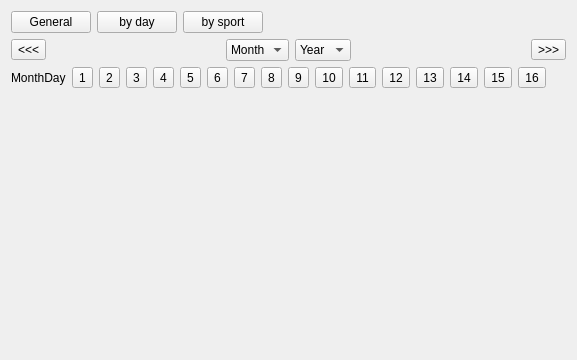
<?xml version="1.0" encoding="UTF-8"?>
<ui version="4.0">
 <class>Form</class>
 <widget class="QWidget" name="Form">
  <property name="geometry">
   <rect>
    <x>0</x>
    <y>0</y>
    <width>577</width>
    <height>360</height>
   </rect>
  </property>
  <property name="windowTitle">
   <string>Form</string>
  </property>
  <layout class="QGridLayout" name="gridLayout">
   <item row="0" column="0">
    <layout class="QVBoxLayout" name="verticalLayout">
     <item>
      <layout class="QHBoxLayout" name="horizontalLayout">
       <item>
        <widget class="QPushButton" name="pushButton">
         <property name="text">
          <string>General</string>
         </property>
        </widget>
       </item>
       <item>
        <widget class="QPushButton" name="pushButton_2">
         <property name="text">
          <string>by day</string>
         </property>
        </widget>
       </item>
       <item>
        <widget class="QPushButton" name="pushButton_3">
         <property name="text">
          <string>by sport</string>
         </property>
        </widget>
       </item>
       <item>
        <spacer name="horizontalSpacer">
         <property name="orientation">
          <enum>Qt::Horizontal</enum>
         </property>
         <property name="sizeHint" stdset="0">
          <size>
           <width>40</width>
           <height>20</height>
          </size>
         </property>
        </spacer>
       </item>
      </layout>
     </item>
     <item>
      <layout class="QHBoxLayout" name="horizontalLayout_2">
       <item>
        <widget class="QToolButton" name="toolButton">
         <property name="text">
          <string>&lt;&lt;&lt;</string>
         </property>
        </widget>
       </item>
       <item>
        <spacer name="horizontalSpacer_3">
         <property name="orientation">
          <enum>Qt::Horizontal</enum>
         </property>
         <property name="sizeHint" stdset="0">
          <size>
           <width>40</width>
           <height>20</height>
          </size>
         </property>
        </spacer>
       </item>
       <item>
        <widget class="QComboBox" name="comboBox">
         <item>
          <property name="text">
           <string>Month</string>
          </property>
         </item>
        </widget>
       </item>
       <item>
        <widget class="QComboBox" name="comboBox_2">
         <item>
          <property name="text">
           <string>Year</string>
          </property>
         </item>
        </widget>
       </item>
       <item>
        <spacer name="horizontalSpacer_2">
         <property name="orientation">
          <enum>Qt::Horizontal</enum>
         </property>
         <property name="sizeHint" stdset="0">
          <size>
           <width>40</width>
           <height>20</height>
          </size>
         </property>
        </spacer>
       </item>
       <item>
        <widget class="QToolButton" name="toolButton_2">
         <property name="text">
          <string>&gt;&gt;&gt;</string>
         </property>
        </widget>
       </item>
      </layout>
     </item>
     <item>
      <layout class="QHBoxLayout" name="horizontalLayout_3">
       <item>
        <widget class="QLabel" name="label">
         <property name="text">
          <string>MonthDay</string>
         </property>
        </widget>
       </item>
       <item>
        <widget class="QToolButton" name="toolButton_3">
         <property name="text">
          <string>1</string>
         </property>
        </widget>
       </item>
       <item>
        <widget class="QToolButton" name="toolButton_4">
         <property name="text">
          <string>2</string>
         </property>
        </widget>
       </item>
       <item>
        <widget class="QToolButton" name="toolButton_5">
         <property name="text">
          <string>3</string>
         </property>
        </widget>
       </item>
       <item>
        <widget class="QToolButton" name="toolButton_8">
         <property name="text">
          <string>4</string>
         </property>
        </widget>
       </item>
       <item>
        <widget class="QToolButton" name="toolButton_6">
         <property name="text">
          <string>5</string>
         </property>
        </widget>
       </item>
       <item>
        <widget class="QToolButton" name="toolButton_7">
         <property name="text">
          <string>6</string>
         </property>
        </widget>
       </item>
       <item>
        <widget class="QToolButton" name="toolButton_13">
         <property name="text">
          <string>7</string>
         </property>
        </widget>
       </item>
       <item>
        <widget class="QToolButton" name="toolButton_9">
         <property name="text">
          <string>8</string>
         </property>
        </widget>
       </item>
       <item>
        <widget class="QToolButton" name="toolButton_12">
         <property name="text">
          <string>9</string>
         </property>
        </widget>
       </item>
       <item>
        <widget class="QToolButton" name="toolButton_10">
         <property name="text">
          <string>10</string>
         </property>
        </widget>
       </item>
       <item>
        <widget class="QToolButton" name="toolButton_11">
         <property name="text">
          <string>11</string>
         </property>
        </widget>
       </item>
       <item>
        <widget class="QToolButton" name="toolButton_14">
         <property name="text">
          <string>12</string>
         </property>
        </widget>
       </item>
       <item>
        <widget class="QToolButton" name="toolButton_15">
         <property name="text">
          <string>13</string>
         </property>
        </widget>
       </item>
       <item>
        <widget class="QToolButton" name="toolButton_16">
         <property name="text">
          <string>14</string>
         </property>
        </widget>
       </item>
       <item>
        <widget class="QToolButton" name="toolButton_17">
         <property name="text">
          <string>15</string>
         </property>
        </widget>
       </item>
       <item>
        <widget class="QToolButton" name="toolButton_18">
         <property name="text">
          <string>16</string>
         </property>
        </widget>
       </item>
       <item>
        <spacer name="horizontalSpacer_4">
         <property name="orientation">
          <enum>Qt::Horizontal</enum>
         </property>
         <property name="sizeHint" stdset="0">
          <size>
           <width>40</width>
           <height>20</height>
          </size>
         </property>
        </spacer>
       </item>
      </layout>
     </item>
     <item>
      <widget class="QStackedWidget" name="stackedWidget">
       <widget class="QWidget" name="page"/>
       <widget class="QWidget" name="page_2"/>
      </widget>
     </item>
    </layout>
   </item>
  </layout>
 </widget>
 <resources/>
 <connections/>
</ui>
